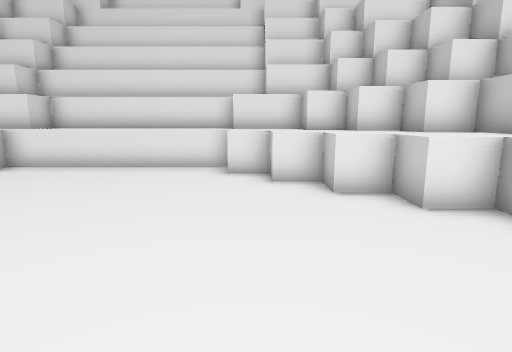
[1] (above)

16 first-person views from a walk through a scene from a Unity 3-D project. The camera is 1.3 m above the floor, tilts 10° down and sees 80° across. The floor is counted in squares, 1 m on a side. Each view is taken from the middle of a square. On the plan, view 1 faces up. The plan holds only what a view shows up to about 14 squares ahead; the rest is blank. The place goes on beyond the plan.

[2]
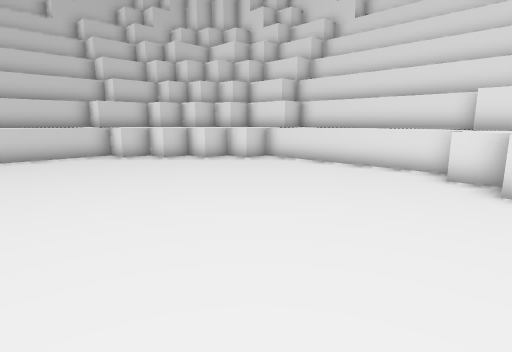

[3]
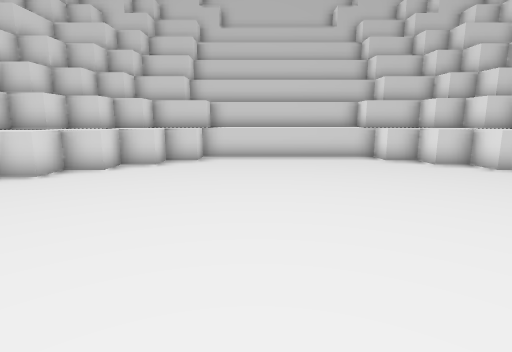

[4]
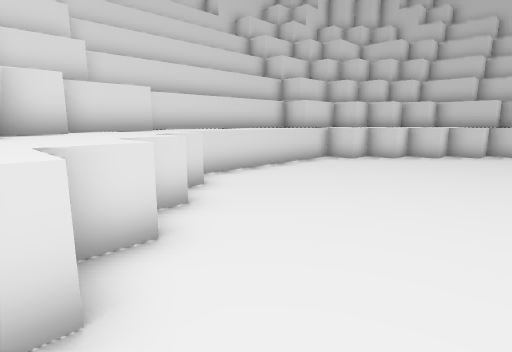

[5]
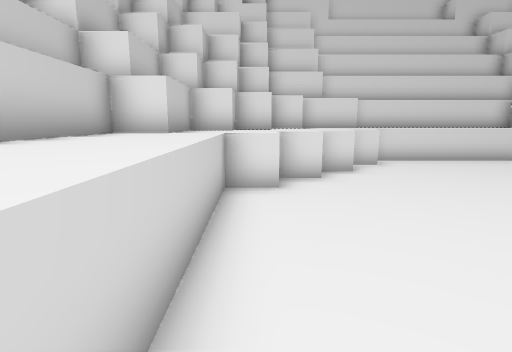

[6]
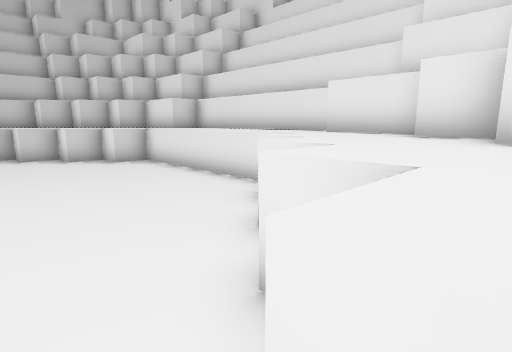

[7]
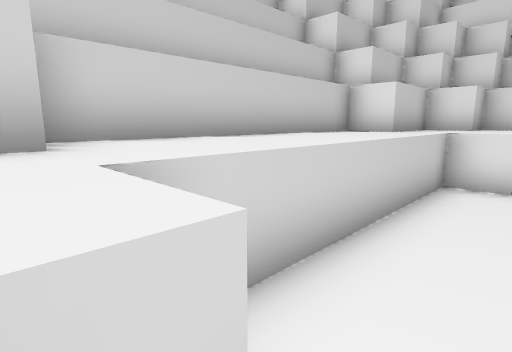

[8]
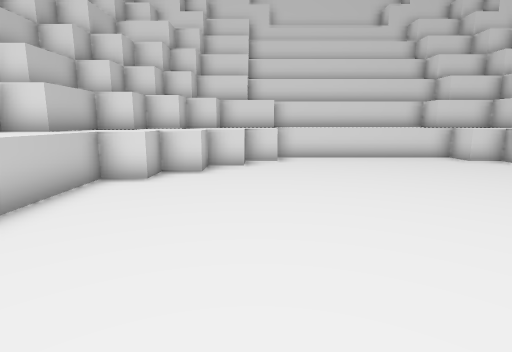

[9]
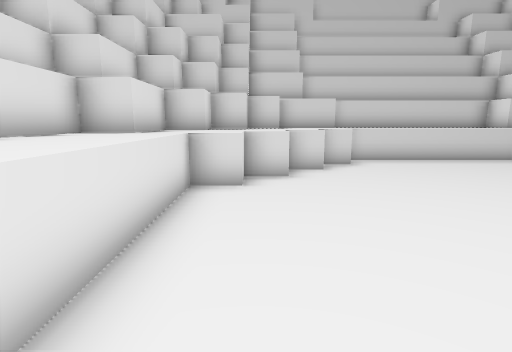

[10]
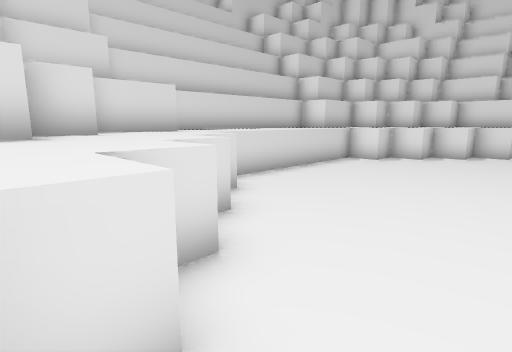

[11]
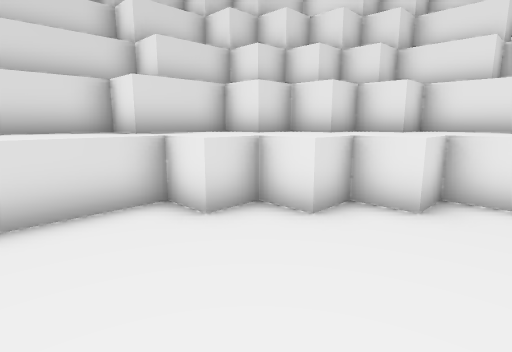

[12]
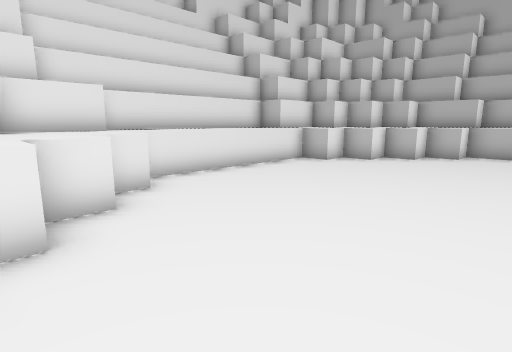

[13]
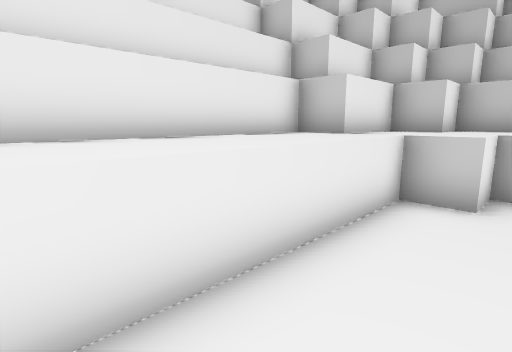

[14]
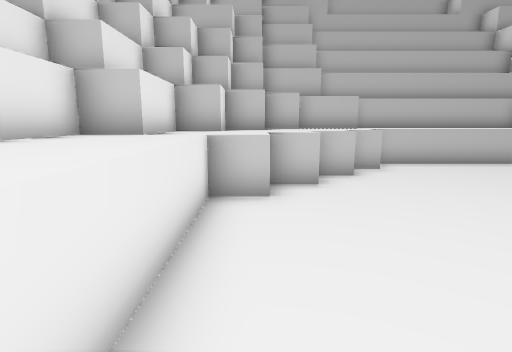

[15]
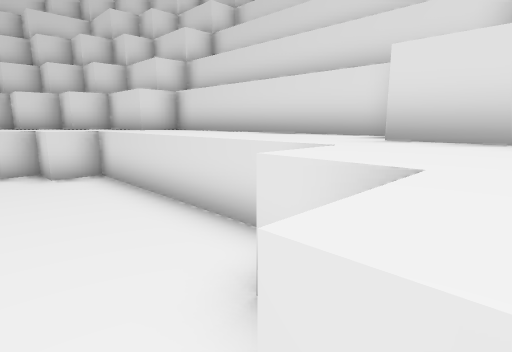

[16]
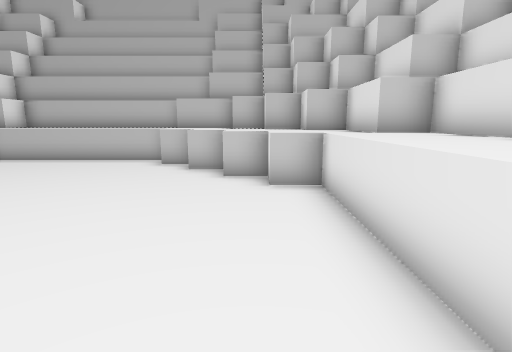

### Floor plan
Key: @ floor where view 1 was taken; # wall or solid block; . floor; ^ raised ledge.
Columns run from 14 left of view 1 to 6 right of it. Each row starts with its distance up from view 1.
 11        #######
 10     ###^^^^^^^###
  9    ##^^^^^^^^^^^##
  8   ##^^^^......^^^##
  7  ##^^^.........^^^##
  6  #^^^...........^^^#
  5 ##^^.............^^##
  4 #^^...............^^#
  3 #^^...............^^#
  2 #^^...............^^#
  1 #^^...............^^#
  0 #^^...........@...^^#
 -1 #^^...............^^#
 -2 #^^^.............^^^#
 -3  #^^^...........^^^#
 -4  #^^^^.........^^^^#
 -5   #^^^^.......^^^^#
 -6    #^^^^.....^^^^#
 -7     #^^^^^^^^^^^#
 -8     ###^^^^^^^###
 -9        #######

Positions as (right, up) in squares from view 1, and headings:
1: (0, 0), facing up
2: (1, 0), facing up-left
3: (0, 0), facing left
4: (3, 0), facing down-left
5: (3, 4), facing down
6: (3, 4), facing up-left
7: (2, 5), facing down-right
8: (0, 5), facing down
9: (-1, -5), facing left
10: (-6, -6), facing up-left
11: (-7, 2), facing up-left
12: (-10, 2), facing up-right
13: (-6, 7), facing up-right
14: (-6, 8), facing right
15: (-9, 6), facing down-left
16: (-7, -5), facing right
